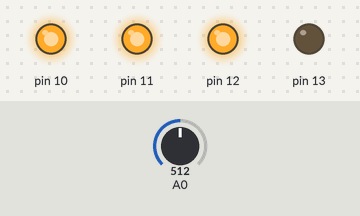
A sketch run on a simulated Arduino Uno, built with avr-gcc and run on an emulated ATmega328P. Parts: output pins drawn as LEDs (lit = HIGH). The inputs (shaded band) are chosen by the test bench; at power-on: A0 = 512. Random numbers use the default seed unless the sketch sets one.

Above: at 0.5 s.
At 2.09 s:
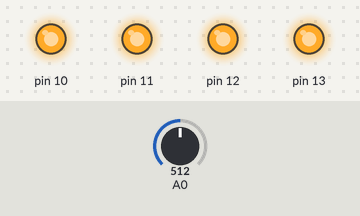
Timing chart, 0 to 3.0 s (numbered marks = the images above):
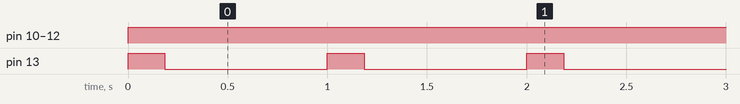

The sketch:

kadai8-2.ino
```cpp
void setup() {
  pinMode(10, OUTPUT);
  pinMode(11, OUTPUT);
  pinMode(12, OUTPUT);
  pinMode(13, OUTPUT);
}


void loop() {
  digitalWrite(10, HIGH);
  digitalWrite(11, HIGH);
  digitalWrite(12, HIGH);
  digitalWrite(13, HIGH);

  if (pinMode == 10) {
    digitalWrite(10, HIGH);
    delay(1000);
    digitalWrite(10, LOW);
    delay(1000);
    }
    else if(pinMode == 11){
      digitalWrite(11, HIGH);
      delay(250);
      digitalWrite(10, LOW);
      delay(250);
      }
      else if (pinMode == 12){
        delay(1500);
        digitalWrite(12, LOW);
        delay(1500);
        }
        else{
         randomSeed(analogRead(0));
        int i =random(1000);
        delay(i);
        digitalWrite(13, LOW);
        delay(1000-i);
          }
  }
```

Measured:
- by itself, pin 10–12: LOW → HIGH at 0.00 s
- by itself, pin 13: alternates HIGH for 0.18 s and LOW for 0.82 s
